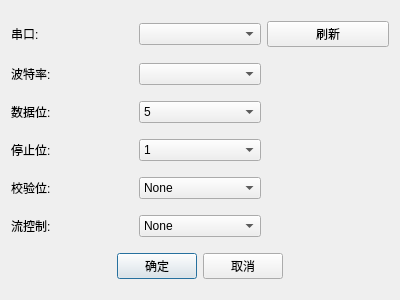
<?xml version="1.0" encoding="utf-8"?>
<ui version="4.0">
  <class>ConfigDialog</class>
  <widget class="QDialog" name="ConfigDialog">
    <property name="geometry">
      <rect>
        <x>0</x>
        <y>0</y>
        <width>400</width>
        <height>300</height>
      </rect>
    </property>
    <property name="windowTitle">
      <string>串口配置</string>
    </property>
    <layout class="QGridLayout" name="gridLayout">
      <item row="0" column="0">
        <widget class="QLabel" name="label">
          <property name="text">
            <string>串口:</string>
          </property>
        </widget>
      </item>
      <item row="0" column="1">
        <widget class="QComboBox" name="portComboBox"/>
      </item>
      <item row="0" column="2">
        <widget class="QPushButton" name="refreshButton">
          <property name="text">
            <string>刷新</string>
          </property>
        </widget>
      </item>
      <item row="1" column="0">
        <widget class="QLabel" name="label_2">
          <property name="text">
            <string>波特率:</string>
          </property>
        </widget>
      </item>
      <item row="1" column="1">
        <widget class="QComboBox" name="baudRateComboBox"/>
      </item>
      <item row="2" column="0">
        <widget class="QLabel" name="label_3">
          <property name="text">
            <string>数据位:</string>
          </property>
        </widget>
      </item>
      <item row="2" column="1">
        <widget class="QComboBox" name="dataBitsComboBox">
          <item>
            <property name="text">
              <string>5</string>
            </property>
          </item>
          <item>
            <property name="text">
              <string>6</string>
            </property>
          </item>
          <item>
            <property name="text">
              <string>7</string>
            </property>
          </item>
          <item>
            <property name="text">
              <string>8</string>
            </property>
          </item>
        </widget>
      </item>
      <item row="3" column="0">
        <widget class="QLabel" name="label_4">
          <property name="text">
            <string>停止位:</string>
          </property>
        </widget>
      </item>
      <item row="3" column="1">
        <widget class="QComboBox" name="stopBitsComboBox">
          <item>
            <property name="text">
              <string>1</string>
            </property>
          </item>
          <item>
            <property name="text">
              <string>1.5</string>
            </property>
          </item>
          <item>
            <property name="text">
              <string>2</string>
            </property>
          </item>
        </widget>
      </item>
      <item row="4" column="0">
        <widget class="QLabel" name="label_5">
          <property name="text">
            <string>校验位:</string>
          </property>
        </widget>
      </item>
      <item row="4" column="1">
        <widget class="QComboBox" name="parityComboBox">
          <item>
            <property name="text">
              <string>None</string>
            </property>
          </item>
          <item>
            <property name="text">
              <string>Even</string>
            </property>
          </item>
          <item>
            <property name="text">
              <string>Odd</string>
            </property>
          </item>
          <item>
            <property name="text">
              <string>Space</string>
            </property>
          </item>
          <item>
            <property name="text">
              <string>Mark</string>
            </property>
          </item>
        </widget>
      </item>
      <item row="5" column="0">
        <widget class="QLabel" name="label_6">
          <property name="text">
            <string>流控制:</string>
          </property>
        </widget>
      </item>
      <item row="5" column="1">
        <widget class="QComboBox" name="flowControlComboBox">
          <item>
            <property name="text">
              <string>None</string>
            </property>
          </item>
          <item>
            <property name="text">
              <string>RTS/CTS</string>
            </property>
          </item>
          <item>
            <property name="text">
              <string>XON/XOFF</string>
            </property>
          </item>
        </widget>
      </item>
      <item row="6" column="0" colspan="3">
        <layout class="QHBoxLayout" name="horizontalLayout">
          <item>
            <spacer name="horizontalSpacer">
              <property name="orientation">
                <enum>Qt::Horizontal</enum>
              </property>
              <property name="sizeHint" stdset="0">
                <size>
                  <width>40</width>
                  <height>20</height>
                </size>
              </property>
            </spacer>
          </item>
          <item>
            <widget class="QPushButton" name="okButton">
              <property name="text">
                <string>确定</string>
              </property>
              <property name="default">
                <bool>true</bool>
              </property>
            </widget>
          </item>
          <item>
            <widget class="QPushButton" name="cancelButton">
              <property name="text">
                <string>取消</string>
              </property>
            </widget>
          </item>
          <item>
            <spacer name="horizontalSpacer_2">
              <property name="orientation">
                <enum>Qt::Horizontal</enum>
              </property>
              <property name="sizeHint" stdset="0">
                <size>
                  <width>40</width>
                  <height>20</height>
                </size>
              </property>
            </spacer>
          </item>
        </layout>
      </item>
    </layout>
  </widget>
  <resources/>
  <connections>
    <connection>
      <sender>okButton</sender>
      <signal>clicked()</signal>
      <receiver>ConfigDialog</receiver>
      <slot>accept()</slot>
      <hints>
        <hint type="sourcelabel">
          <x>177</x>
          <y>250</y>
        </hint>
        <hint type="destinationlabel">
          <x>203</x>
          <y>179</y>
        </hint>
      </hints>
    </connection>
    <connection>
      <sender>cancelButton</sender>
      <signal>clicked()</signal>
      <receiver>ConfigDialog</receiver>
      <slot>reject()</slot>
      <hints>
        <hint type="sourcelabel">
          <x>296</x>
          <y>250</y>
        </hint>
        <hint type="destinationlabel">
          <x>203</x>
          <y>179</y>
        </hint>
      </hints>
    </connection>
  </connections>
</ui>
